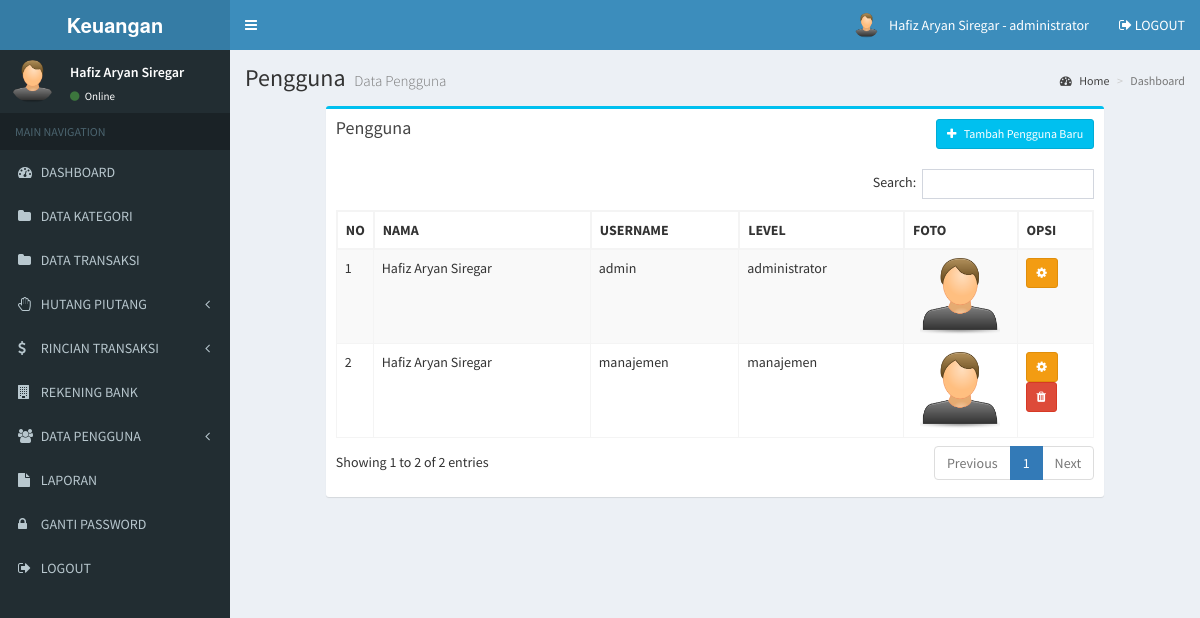
The page /admin/user.php (signed in) on the database its author committed.
### tables this page shows
CREATE TABLE `user` (
  `user_id` int(11) NOT NULL,
  `user_nama` varchar(100) NOT NULL,
  `user_username` varchar(100) NOT NULL,
  `user_password` varchar(100) NOT NULL,
  `user_foto` varchar(100) DEFAULT NULL,
  `user_level` varchar(20) NOT NULL
);

### admin/user.php (the view)
<?php include 'header.php'; ?>
<div class="content-wrapper">
  <section class="content-header">
    <h1>
      Pengguna
      <small>Data Pengguna</small>
    </h1>
    <ol class="breadcrumb">
      <li><a href="#"><i class="fa fa-dashboard"></i> Home</a></li>
      <li class="active">Dashboard</li>
    </ol>
  </section>
  <section class="content">
    <div class="row">
      <section class="col-lg-10 col-lg-offset-1">
        <div class="box box-info">
          <div class="box-header">
            <h3 class="box-title">Pengguna</h3>
            <a href="user_tambah.php" class="btn btn-info btn-sm pull-right"><i class="fa fa-plus"></i> &nbsp Tambah Pengguna Baru</a>
          </div>
          <div class="box-body">
            <div class="table-responsive">
              <table class="table table-bordered table-striped" id="table-datatable">
                <thead>
                  <tr>
                    <th width="1%">NO</th>
                    <th>NAMA</th>
                    <th>USERNAME</th>
                    <th>LEVEL</th>
                    <th width="15%">FOTO</th>
                    <th width="10%">OPSI</th>
                  </tr>
                </thead>
                <tbody>
                  <?php
                  include '../koneksi.php';
                  $no=1;
                  $data = mysqli_query($koneksi,"SELECT * FROM user");
                  while($d = mysqli_fetch_array($data)){
                    ?>
                    <tr>
                      <td><?php echo $no++; ?></td>
                      <td><?php echo $d['user_nama']; ?></td>
                      <td><?php echo $d['user_username']; ?></td>
                      <td><?php echo $d['user_level']; ?></td>
                      <td>
                        <center>
                          <?php if($d['user_foto'] == ""){ ?>
                            <img src="../gambar/sistem/user.png" style="width: 80px;height: auto">
                          <?php }else{ ?>
                            <img src="../gambar/user/<?php echo $d['user_foto'] ?>" style="width: 80px;height: auto">
                          <?php } ?>
                        </center>
                      </td>
                      <td>
                        <a class="btn btn-warning btn-sm" href="user_edit.php?id=<?php echo $d['user_id'] ?>"><i class="fa fa-cog"></i></a>
                        <?php if($d['user_id'] != 1){ ?>
                          <a class="btn btn-danger btn-sm" href="user_hapus.php?id=<?php echo $d['user_id'] ?>"><i class="fa fa-trash"></i></a>
                        <?php } ?>
                      </td>
                    </tr>
                    <?php
                  }
                  ?>
                </tbody>
              </table>
            </div>
          </div>
        </div>
      </section>
    </div>
  </section>
</div>
<?php include 'footer.php'; ?>

### admin/header.php (shortened to what this page needs)
<!DOCTYPE html>
<html>
<head>
  <link rel="stylesheet" href="../assets/bower_components/bootstrap/dist/css/bootstrap.min.css">
  <link rel="stylesheet" href="../assets/bower_components/font-awesome/css/font-awesome.min.css">
  <link rel="stylesheet" href="../assets/bower_components/Ionicons/css/ionicons.min.css">
  <link rel="stylesheet" href="../assets/dist/css/AdminLTE.min.css">
  <link rel="stylesheet" href="../assets/bower_components/datatables.net-bs/css/dataTables.bootstrap.min.css">
  <link rel="stylesheet" href="../assets/dist/css/skins/_all-skins.min.css">
  <link rel="stylesheet" href="../assets/bower_components/morris.js/morris.css">
  <link rel="stylesheet" href="../assets/bower_components/jvectormap/jquery-jvectormap.css">
  <link rel="stylesheet" href="../assets/bower_components/bootstrap-datepicker/dist/css/bootstrap-datepicker.min.css">
  <link rel="stylesheet" href="../assets/bower_components/bootstrap-daterangepicker/daterangepicker.css">
  <link rel="stylesheet" href="../assets/plugins/bootstrap-wysihtml5/bootstrap3-wysihtml5.min.css">
  <?php
  include '../koneksi.php';
  ?>
</head>
<body class="hold-transition skin-blue sidebar-mini">
  <div class="wrapper">
    <header class="main-header">
      <a href="index.php" class="logo">
        <span class="logo-lg"><b>Keuangan</b></span>
      </a>
      <nav class="navbar navbar-static-top">
        <a href="#" class="sidebar-toggle" data-toggle="push-menu" role="button">
        </a>
        <div class="navbar-custom-menu">
          <ul class="nav navbar-nav">
            <li class="dropdown user user-menu">
              <a href="#" class="dropdown-toggle" data-toggle="dropdown">
                <?php
                $id_user = $_SESSION['id'];
                $profil = mysqli_query($koneksi, "select * from user where user_id='$id_user'");
                $profil = mysqli_fetch_assoc($profil);
                if ($profil['user_foto'] == "") {
                ?>
                  <img src="../gambar/sistem/user.png" class="user-image">
                <?php } else { ?>
                  <img src="../gambar/user/<?php echo $profil['user_foto'] ?>" class="user-image">
                <?php } ?>
                <span class="hidden-xs"><?php echo $_SESSION['nama']; ?> - <?php echo $_SESSION['level']; ?></span>
              </a>
            </li>
            <li>
              <a href="logout.php" onclick="return confirm('Apakah Anda yakin untuk logout?')">
                <i class="fa fa-sign-out"></i> LOGOUT
              </a>
            </li>
          </ul>
        </div>
      </nav>
    </header>
    <aside class="main-sidebar">
      <section class="sidebar">
        <div class="user-panel">
          <div class="pull-left image">
            <?php
            $id_user = $_SESSION['id'];
            $profil = mysqli_query($koneksi, "select * from user where user_id='$id_user'");
            $profil = mysqli_fetch_assoc($profil);
            if ($profil['user_foto'] == "") {
            ?>
              <img src="../gambar/sistem/user.png" class="img-circle">
            <?php } else { ?>
              <img src="../gambar/user/<?php echo $profil['user_foto'] ?>" class="img-circle" style="max-height:45px">
            <?php } ?>
          </div>
          <div class="pull-left info">
            <p><?php echo $_SESSION['nama']; ?></p>
            <a href="#"><i class="fa fa-circle text-success"></i> Online</a>
          </div>
        </div>
        <ul class="sidebar-menu" data-widget="tree">
          <li class="header">MAIN NAVIGATION</li>
          <li>
            <a href="index.php">
              <i class="fa fa-dashboard"></i> <span>DASHBOARD</span>
            </a>
          </li>
          <li>
            <a href="kategori.php">
              <i class="fa fa-folder"></i> <span>DATA KATEGORI</span>
            </a>
          </li>
          <li>
            <a href="transaksi.php">
              <i class="fa fa-folder"></i> <span>DATA TRANSAKSI</span>
            </a>
          </li>
          <li class="treeview">
            <a href="#">
              <i class="fa fa-hand-paper-o"></i>
              <span>HUTANG PIUTANG</span>
              <span class="pull-right-container">
                <i class="fa fa-angle-left pull-right"></i>
              </span>
            </a>
          </li>
          <li class="treeview">
            <a href="#">
              <i class="fa fa-dollar"></i>
              <span>RINCIAN TRANSAKSI</span>
              <span class="pull-right-container">
                <i class="fa fa-angle-left pull-right"></i>
              </span>
            </a>
          </li>
          <li>
            <a href="bank.php">
              <i class="fa fa-building"></i> <span>REKENING BANK</span>
            </a>
          </li>
          <li class="treeview">
            <a href="#">
              <i class="fa fa-users"></i>
              <span>DATA PENGGUNA</span>
              <span class="pull-right-container">
                <i class="fa fa-angle-left pull-right"></i>
              </span>
            </a>
          </li>
          <li>
            <a href="laporan.php">
              <i class="fa fa-file"></i> <span>LAPORAN</span>
            </a>
          </li>
          <li>
            <a href="gantipassword.php">
              <i class="fa fa-lock"></i> <span>GANTI PASSWORD</span>
            </a>
          </li>
          <li>
            <a href="logout.php" onclick="return confirm('Apakah Anda yakin untuk logout?')">
              <i class="fa fa-sign-out"></i> <span>LOGOUT</span>
            </a>
          </li>
        </ul>
      </section>
    </aside>

### admin/footer.php (shortened to what this page needs)
</div>
</body>
</html>

### admin/header.php (style rules this page uses)
#table-datatable { width: 100% !important; }
#table-datatable .sorting_disabled { border: 1px solid #f4f4f4; }

### rows shown on the page
user: user_foto (picture), user_nama "Hafiz Aryan Siregar", user_username "admin", user_level "administrator"
user: user_nama "Hafiz Aryan Siregar", user_username "manajemen", user_level "manajemen"

### other values the page prints
$_SESSION['nama'] "Hafiz Aryan Siregar"
$_SESSION['level'] "administrator"
